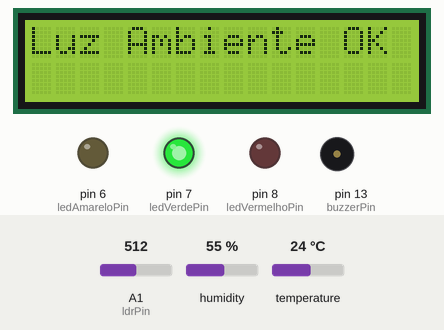
Simulated run of this sketch. Board: Arduino Uno, built with avr-gcc and run on an emulated ATmega328P. Shown: 16×2 character LCD, output pins drawn as LEDs (lit = HIGH), buzzer (waves = sounding, pin HIGH). The inputs (shaded band) are chosen by the test bench; at power-on: humidity 55 %, A1 (ldrPin) = 512, temperature 24 °C. What the sketch prints to the serial monitor is not drawn.

Above: at 1.2 s.
1.3 s: humidity set to 51 %
At 4.0 s:
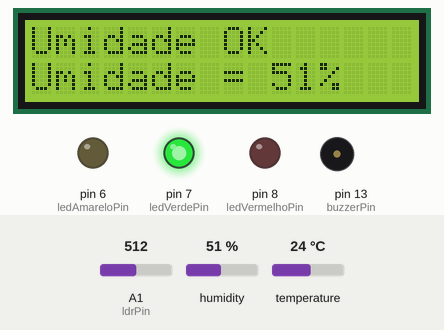
4.3 s: humidity set to 48 %
At 5.9 s:
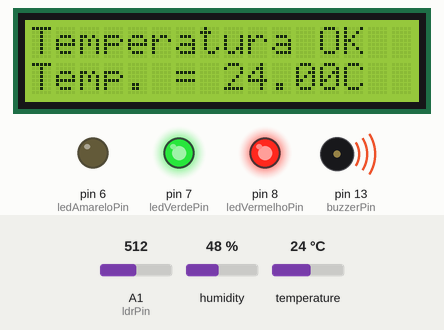
7.3 s: A1 (ldrPin) set to 687
9.0 s: A1 (ldrPin) set to 712
At 10.1 s:
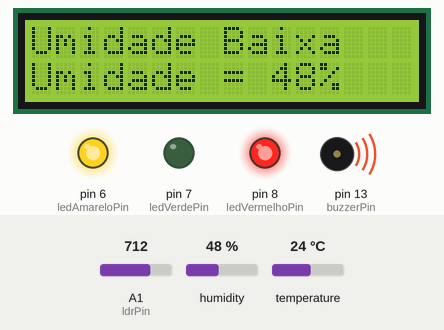
12.0 s: A1 (ldrPin) set to 889
15.0 s: A1 (ldrPin) set to 912
At 17.9 s:
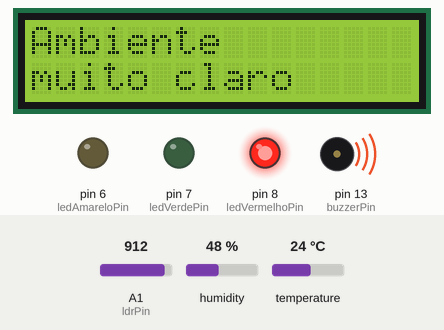
Timing chart, 0 to 19.0 s (numbered marks = the images above; inputs shaded):
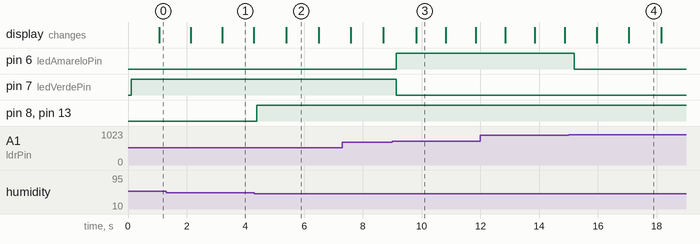

The sketch:

cp2_vinheria.ino
```cpp
#include <Adafruit_Sensor.h>
#include <DHT.h>
#include <DHT_U.h>
#include <LiquidCrystal.h>

//************************
// Definiçoes de controle
//************************
#define DHTTYPE DHT11                      // Sensor DHT11
#define DHTPIN A2                          // Pino do Arduino conectado no Sensor(Data)

// Controle de Luz
int ESCURO = 0;
int MEIA_LUZ = 1;
int CLARO = 2;
int luz = ESCURO;

// Controle de temperatura
int TEMP_OK = 0;
int FRIO = 1;
int QUENTE = 2;
int TEMP_BAIXA = 20;
int TEMP_ALTA = 28;
int temperaturaAmbiente = TEMP_OK;

// Controle de umidade
int UMID_OK = 0;
int UMID_BAIXA = 1;
int UMID_ALTA = 2;
int umidadeAmbiente = UMID_OK;

// Controle do display
int tempoMostrarDisplay = 1000;//5000;

int const MOSTRA_LUZ = 0;
int const MOSTRA_TEMP = 1;
int const MOSTRA_UMID = 2;
int estadoDisplay = MOSTRA_LUZ;

//************************
// Mapeamento dos pinos
//************************
int ledVermelhoPin = 8;   // LED vermelho no pino 9
int ledAmareloPin = 6;   // LED amarelo no pino 10
int ledVerdePin = 7;   // LED verde no pino 11
int ldrPin = A1;  // LDR no pino A1
int buzzerPin = 13;   // Buzzer no pino 7
int sensorTempPin = A2;  // Sensor de temperatura no pino A2
int sensorUmidPin = A3;  // Sensor de umidade no pino A0

LiquidCrystal LCD(12, 11, 10, 5, 4, 3, 2);
DHT_Unified dht(DHTPIN, DHTTYPE);                                               // Pino do Arduino conectado no Sensor(Data)

//************************
// Variaveis
//************************
int valorLDR = 0;
float temperatura = 0;
int umidade = 0;

int millisDisplayAgora = 0;
int millisDisplayAnterior = 0;

int contadorMedia = 0;
float somaTemperatura = 0;
int somaUmidade = 0;

float mediaTemperatura = 0;
int mediaUmidade = 0;

//************************
// Funcao de configuracao dos pinos e perifericos
//************************
void setup(){
  LCD.begin(16,2);
  pinMode (ledVermelhoPin, OUTPUT);
  pinMode (ledAmareloPin, OUTPUT);
  pinMode (ledVerdePin, OUTPUT);
  pinMode (ldrPin, INPUT);
  pinMode (buzzerPin, OUTPUT);
  //pinMode (sensorTempPin, INPUT);
  pinMode (sensorUmidPin, INPUT);
  Serial.begin(9600);
  dht.begin();
}

//************************
// Funcao principal - ela vai ficar em loop executando direto
//************************
void loop(){

  // A primeira coisa que precisamos fazer é ler os sensores
  ler_sensores();
 
  // A segunda coisa que precisamos fazer é verificar se as leituras estao OK
  verifica_sensores();
 
  // A terceira coisa é ativar os LEDs e o Buzzer
  aciona_alarmes();
 
  // Por fim, precisamos mostrar a mensagem no LCD
  mostra_mensagem();
}

//************************
// Funcao de leitura dos sensores
//************************
void ler_sensores(){

  //Lê o valor do sensor ldr e armazena na variável valorLDR
  valorLDR = analogRead (ldrPin);
  Serial.print("LDR: ");
  Serial.println(valorLDR);
  
  // Le o valor da temperatura
  sensors_event_t event;                        // inicializa o evento da Temperatura
  dht.temperature().getEvent(&event);           // faz a leitura da Temperatura
  temperatura = event.temperature;
 
  Serial.print("Temperatura: ");
  Serial.println(temperatura);
 
  // Le o valor de Umidade
  dht.humidity().getEvent(&event);
  umidade = event.relative_humidity;
  Serial.print("Umidade: ");
  Serial.println(umidade);
}

//************************
// Funcao para avaliar as leituras dos sensores e acionar os leds/buzina
//************************
void verifica_sensores(){

  // Primeiro vamos verificar se a iluminacao esta ok
  Serial.print("Ambiente esta ");
  if(valorLDR <= 700){
    luz = ESCURO;
    Serial.println("Escuro");
  }
  else if(valorLDR > 700 && valorLDR <= 900){
    luz = MEIA_LUZ;
    Serial.println("Meia Luz");
  }
  else if(valorLDR > 900){
    luz = CLARO;
    Serial.println("Claro");
  }
 
  // Segundo, vamos verificar o sensor de temperatura
  Serial.print("Temperatura esta ");
  if(temperatura < TEMP_BAIXA){
    temperaturaAmbiente = FRIO;
    Serial.println("fria");
  }
  else if(temperatura > TEMP_ALTA){
    temperaturaAmbiente = QUENTE;
    Serial.println("quente");
  }
  else {
    temperaturaAmbiente = TEMP_OK;
    Serial.println("OK");
  }
 
  // Por fim vamos verificar o sensor de umidade
  Serial.print("Umidade esta ");
  if(umidade < 50){
    umidadeAmbiente = UMID_BAIXA;
    Serial.println("baixa");
  }
  else if(umidade > 70){
    umidadeAmbiente = UMID_ALTA;
    Serial.println("alta");
  }
  else {
    umidadeAmbiente = UMID_OK;
    Serial.println("OK");
  }
}

//************************
// Funcao para ativar os LEDs e o Buzzer
//************************
void aciona_alarmes(){

  // Enquanto o ambiente estiver escuro, o LED Verde deve ficar aceso (Req. 1)
  if(luz == ESCURO){
    digitalWrite(ledVerdePin, HIGH);
  }
  else{
    digitalWrite(ledVerdePin, LOW);
  }
 
  // Enquanto o ambiente estiver a meia luz, o LED amarelo deve ficar aceso... (Req. 2)
  // Enquanto a temperatura estiver fora da faixa ideal, o LED Amarelo deve ficar aceso e o Buzzer deve ligar continuamente (Req. 8)
  if(luz == MEIA_LUZ || temperaturaAmbiente != TEMP_OK){
    digitalWrite(ledAmareloPin, HIGH);
    if(temperaturaAmbiente != TEMP_OK){
      digitalWrite(buzzerPin, HIGH);
    }
  }
  else{
    digitalWrite(ledAmareloPin, LOW);
   
    // Verificando se o Buzzer precisa ficar ligado por causa da umidade
    if(umidadeAmbiente == UMID_OK){
      digitalWrite(buzzerPin, LOW);
    }  
  }
 
  // Enquanto o ambiente estiver totalmente iluminado, o LED vermelho deve ficar aceso... (Req. 3)
  // Enquanto a umidade estiver fora da faixa ideal, o LED Vermelho deve ficar aceso e o Buzzer deve ligar continuamente (Req. 11)
  if(luz == CLARO || umidadeAmbiente != UMID_OK){
    digitalWrite(ledVermelhoPin, HIGH);
   
    // Enquanto o ambiente estiver totalmente iluminado, o Buzzer deve ficar ligado continuamente (Req. 4)
    digitalWrite(buzzerPin, HIGH);
  }
  else{
    digitalWrite(ledVermelhoPin, LOW);
   
    // Verificando se o Buzzer precisa ficar ligado por causa da temperatura
    if(temperaturaAmbiente == TEMP_OK){
      digitalWrite(buzzerPin, LOW);
    }
  }
 
}

//************************
// Funcao para mostrar as mensagens no LCD
//************************
void mostra_mensagem(){
 
  // pegando quantos milissegundos o arduino esta ligado
  millisDisplayAgora = millis();
 
  // Para mostrar os valores, precisamos da média dos ultimos 5 segundos
  // Para isso, vamos primeiro fazer um somatorio dos dados lidos:
    somaTemperatura = somaTemperatura + temperatura;
    somaUmidade = somaUmidade + umidade;
  contadorMedia++;
 
  // Verifica se passou o tempo para poder atualizar a mensagem no display
  if(millisDisplayAgora - millisDisplayAnterior > tempoMostrarDisplay){
 
    // Preparando o LCD para mostrar a mensagem
      LCD.clear();
    LCD.setCursor(0,0);
    
    switch(estadoDisplay){
      case (MOSTRA_LUZ):
        if(luz == ESCURO){
          LCD.print("Luz Ambiente OK");
        }
        else if(luz == MEIA_LUZ){
          LCD.print("Ambiente a");
          LCD.setCursor(0,1);
          LCD.print("meia luz");
        }
        else{
          LCD.print("Ambiente");
          LCD.setCursor(0,1);
          LCD.print("muito claro");
        }
        estadoDisplay = MOSTRA_TEMP;
      break;
     
      case(MOSTRA_TEMP):
        mediaTemperatura = somaTemperatura / contadorMedia;
       
        if(temperaturaAmbiente == TEMP_OK){
          LCD.print("Temperatura OK");
          LCD.setCursor(0,1);
          LCD.print("Temp. = "); LCD.print(mediaTemperatura); LCD.print("C");
        }
        else if(temperaturaAmbiente == FRIO){
          LCD.print("Temp. Baixa");
          LCD.setCursor(0,1);
          LCD.print("Temp. = "); LCD.print(mediaTemperatura); LCD.print("C");
        }
        else{
          LCD.print("Temp. Alta");
          LCD.setCursor(0,1);
          LCD.print("Temp. = "); LCD.print(mediaTemperatura); LCD.print("C");
        }
      estadoDisplay = MOSTRA_UMID;
      break;
     
      case(MOSTRA_UMID):
        mediaUmidade = somaUmidade / contadorMedia;
     
        if(umidadeAmbiente == UMID_OK){
          LCD.print("Umidade OK");
          LCD.setCursor(0,1);
          LCD.print("Umidade = "); LCD.print(mediaUmidade); LCD.print("%");
        }
        else if(umidadeAmbiente == UMID_BAIXA){
          LCD.print("Umidade Baixa");
          LCD.setCursor(0,1);
          LCD.print("Umidade = "); LCD.print(mediaUmidade); LCD.print("%");
        }
        else{
          LCD.print("Umidade Alta");
          LCD.setCursor(0,1);
          LCD.print("Umidade = "); LCD.print(mediaUmidade); LCD.print("%");
        }
     
      estadoDisplay = MOSTRA_LUZ;
      break;
     
      default:
        estadoDisplay = MOSTRA_LUZ;
      break;
    }
    // Zerando as vairaveis de média
    somaTemperatura = 0;
    somaUmidade = 0;
    contadorMedia = 0;
   
    // Atualizando o tempo para só entrar daqui a tempoMostrarDisplay milissegundos
    millisDisplayAnterior = millis();
  }
}
```

Measured:
- the behaviour switches between 50 and 49 % on humidity (found by bisection; images 1 and 2)
- the behaviour switches between 700 and 701 on A1 (ldrPin) (found by bisection; images 2 and 3)
- the behaviour switches between 900 and 901 on A1 (ldrPin) (found by bisection; images 3 and 4)
- after the input at 4.3 s, pin 8 (ledVermelhoPin), pin 13 (buzzerPin): LOW → HIGH after 0.09 s
- after the input at 9.0 s, pin 6 (ledAmareloPin): LOW → HIGH after 0.13 s; pin 7 (ledVerdePin): HIGH → LOW after 0.13 s
- after the input at 15.0 s, pin 6 (ledAmareloPin): HIGH → LOW after 0.19 s
- what the display in image 1 shows lasts 1.1 s, from 3.2 s to 4.3 s
